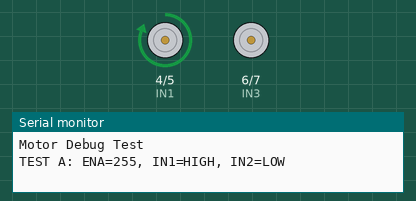
Bench run of a sketch on a simulated Arduino Uno, built with avr-gcc and run on an emulated ATmega328P. On the bench: motor-driver pin pairs drawn as motors (green arrow = first pin HIGH = forward, orange = second pin HIGH = backward, longer = more drive, scaled by the enable pin), the last lines printed to the serial monitor.

Above: at 4.0 s.
At 10.0 s:
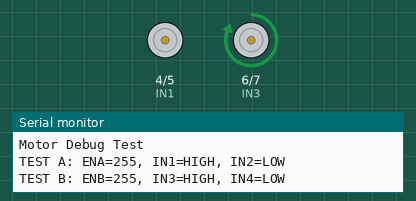
At 16.0 s:
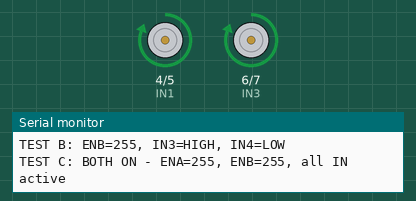
At 19.5 s:
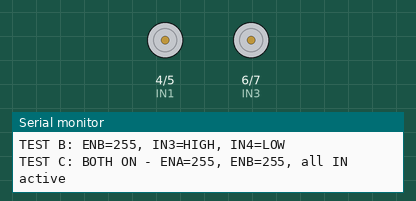
Timing chart, 0 to 26.7 s (numbered marks = the images above):
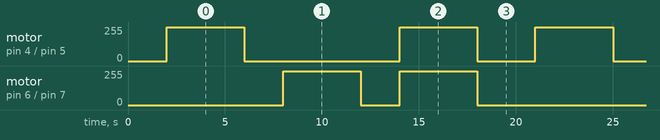

Measured:
- by itself, motor on pin 4 (IN1) / pin 5 (IN2): repeats every 19.0 s: stopped 8.0 s, forward 255/255 4.0 s, stopped 3.0 s, forward 255/255 4.0 s
- by itself, motor on pin 6 (IN3) / pin 7 (IN4): repeats every 19.0 s: stopped 2.0 s, forward 255/255 4.0 s, stopped 9.0 s, forward 255/255 4.0 s

The sketch:

workingmotorcode.ino
```cpp
const int IN1 = 4;
const int IN2 = 5;
const int IN3 = 6;
const int IN4 = 7;
const int ENB = 9;
const int ENA = 10;

void setup() {
  pinMode(ENA, OUTPUT);
  pinMode(IN1, OUTPUT);
  pinMode(IN2, OUTPUT);
  pinMode(IN3, OUTPUT);
  pinMode(IN4, OUTPUT);
  pinMode(ENB, OUTPUT);

  Serial.begin(9600);
  Serial.println("Motor Debug Test");
  delay(2000);
}

void loop() {
  Serial.println("TEST A: ENA=255, IN1=HIGH, IN2=LOW");
  analogWrite(ENA, 255);
  analogWrite(ENB, 0);
  digitalWrite(IN1, HIGH);
  digitalWrite(IN2, LOW);
  digitalWrite(IN3, LOW);
  digitalWrite(IN4, LOW);
  delay(4000);

  allOff();
  delay(2000);

  Serial.println("TEST B: ENB=255, IN3=HIGH, IN4=LOW");
  analogWrite(ENA, 0);
  analogWrite(ENB, 255);
  digitalWrite(IN1, LOW);
  digitalWrite(IN2, LOW);
  digitalWrite(IN3, HIGH);
  digitalWrite(IN4, LOW);
  delay(4000);

  allOff();
  delay(2000);

  Serial.println("TEST C: BOTH ON - ENA=255, ENB=255, all IN active");
  analogWrite(ENA, 255);
  analogWrite(ENB, 255);
  digitalWrite(IN1, HIGH);
  digitalWrite(IN2, LOW);
  digitalWrite(IN3, HIGH);
  digitalWrite(IN4, LOW);
  delay(4000);

  allOff();
  delay(3000);

  Serial.println("=== Next Round ===\n");
}

void allOff() {
  analogWrite(ENA, 0);
  analogWrite(ENB, 0);
  digitalWrite(IN1, LOW);
  digitalWrite(IN2, LOW);
  digitalWrite(IN3, LOW);
  digitalWrite(IN4, LOW);
}
```
